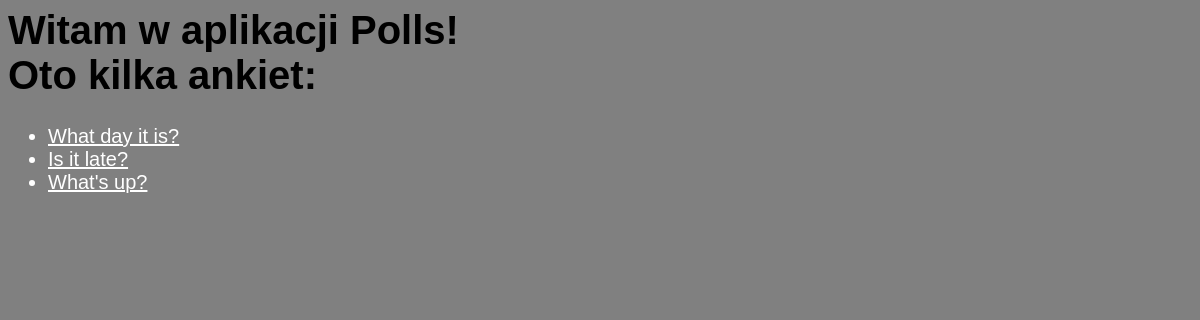
/polls/, run on an earlier commit of the app's database.
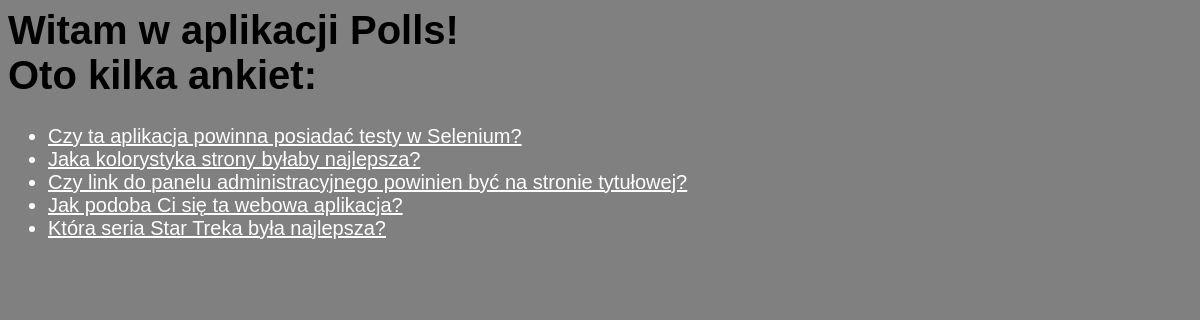
And on a later commit of the database.
### polls/models.py (models this page shows, shortened)
class Question(models.Model):
    question_text = models.CharField(max_length=200)
    pub_date = models.DateTimeField('Date published')
    def was_published_recently(self):
        now = timezone.now()
        return now - datetime.timedelta(days=1) <= self.pub_date <= now
    was_published_recently.admin_order_field = 'pub_date'
    was_published_recently.boolean = True
    was_published_recently.short_description = 'Published recently?'

### polls/views.py (the view)
# urls.py: path('', views.IndexView.as_view(), name = 'index'),
class IndexView(generic.ListView):
    template_name = 'polls/index.html'
    context_object_name = 'latest_question_list'
    def get_queryset(self):
        return Question.objects.filter(
            pub_date__lte=timezone.now()
        ).order_by('-pub_date')[:5]

### polls/templates/polls/index.html
{% load static %}
<link rel="stylesheet" type="text/css" href="{% static 'polls/style.css' %}">
<h1>Witam w aplikacji Polls! <br/> Oto kilka ankiet:</h1>
{% if latest_question_list %}
    <ul>
    {% for question in latest_question_list %}
        <li><a href="{% url 'polls:detail' question.id %}">{{ question.question_text }}</a></li>
    {% endfor %}
    </ul>
{% else %}
    <p>No polls are available.</p>
{% endif %}

### polls/static/polls/style.css (style rules this page uses)
li a { color: White; font-size: 20px; font-family: 'Arial'; }
h1 { font-size: 40px; font-family: 'Arial'; }
ul { color: White; font-size: 20px; font-family: 'Arial'; }

What changed in the data, as far as the page shows it:
removed Question: question_text "What day it is?"
removed Question: question_text "Is it late?"
removed Question: question_text "What's up?"
added Question: question_text "Czy ta aplikacja powinna posiadać testy w Selenium?"
added Question: question_text "Jaka kolorystyka strony byłaby najlepsza?"
added Question: question_text "Czy link do panelu administracyjnego powinien być na stronie tytułowej?"
added Question: question_text "Jak podoba Ci się ta webowa aplikacja?"
added Question: question_text "Która seria Star Treka była najlepsza?"
